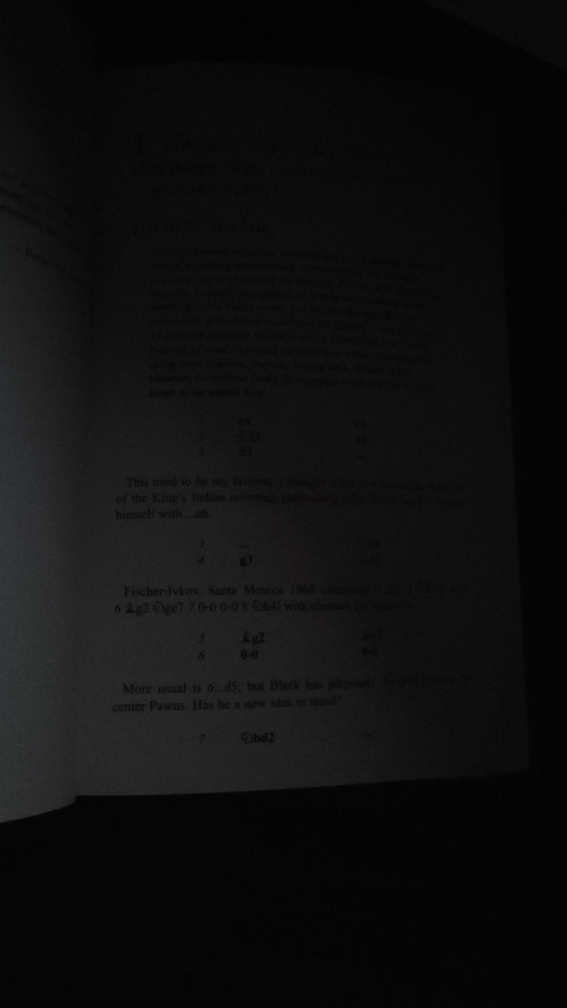
#> input picture ai-ml/page.jpg, 2268 x 4032 px (shown at 1/4 size)
$ python adaptiveThresholding.py
#> lines starting #> are read from the running program, lines starting #| are printed output that depends on the picture; after the words box and inside, x2 and y2 are one past the last pixel; in counts of white or black regions, pixels touching at a corner belong together
import cv2

img = cv2.imread('page.jpg')
#> img is the input picture: shape (4032, 2268, 3); mean B, G, R 15.1, 15, 15
img = cv2.cvtColor(img, cv2.COLOR_BGR2GRAY)
#> img: shape (4032, 2268)
img = cv2.resize(img, (560, 900))
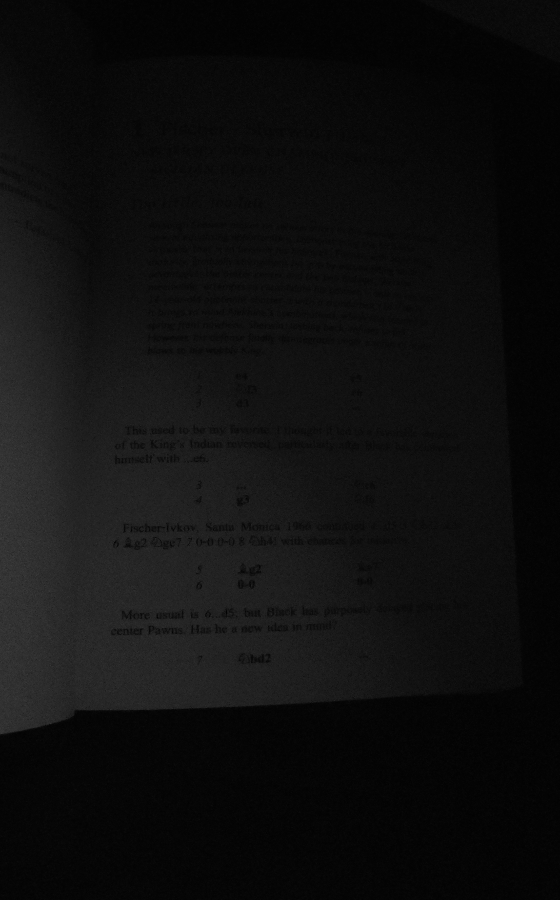
#> img: shape (900, 560); min 1, max 62, mean 14.9

_, result = cv2.threshold(img, 20, 255, cv2.THRESH_BINARY)
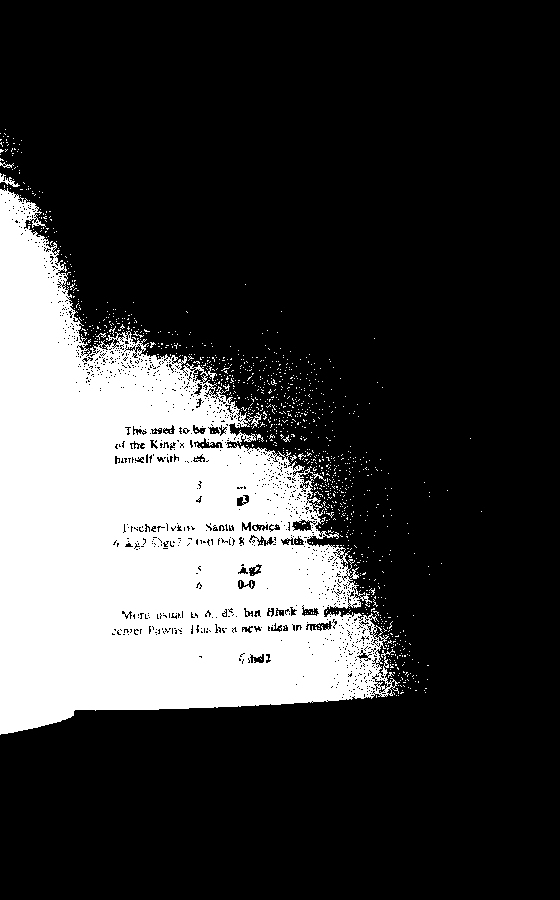
#> result: shape (900, 560); 23.5% white; 1077 white regions (1068 under 20 px), largest, box (x1, y1, x2, y2) and area: (0, 188, 400, 735) 115997, (0, 173, 20, 187) 94, (251, 412, 262, 429) 58

adaptive_result = cv2.adaptiveThreshold(img, 255, cv2.ADAPTIVE_THRESH_GAUSSIAN_C, cv2.THRESH_BINARY, 25, 5)
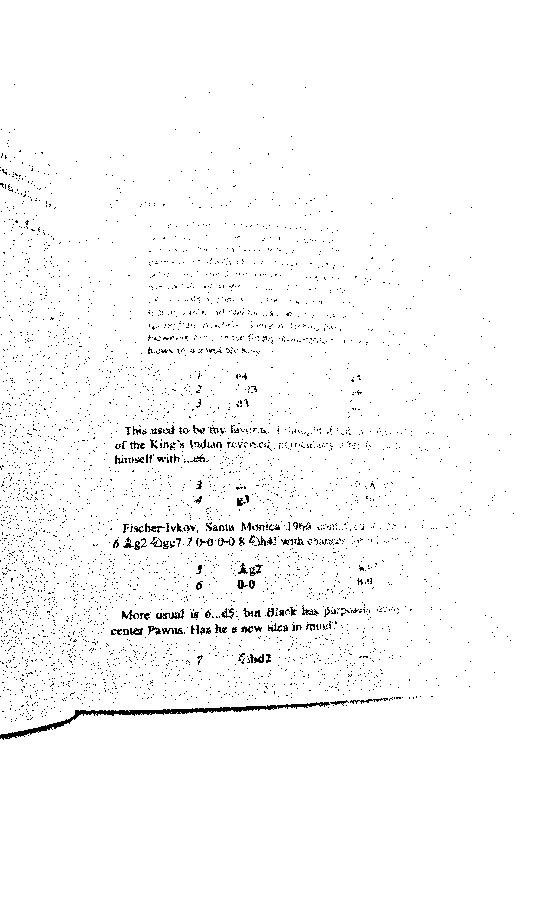
#> adaptive_result: shape (900, 560); 97.9% white; black in thin lines or dots, all inside (x1, y1, x2, y2) = (0, 84, 514, 740)

cv2.imshow('result', result)
cv2.imshow('adaptive result', adaptive_result)
cv2.imshow('original', img)
cv2.waitKey(0)

$ run again, with ai-ml/vjuNp.jpg copied over ai-ml/page.jpg
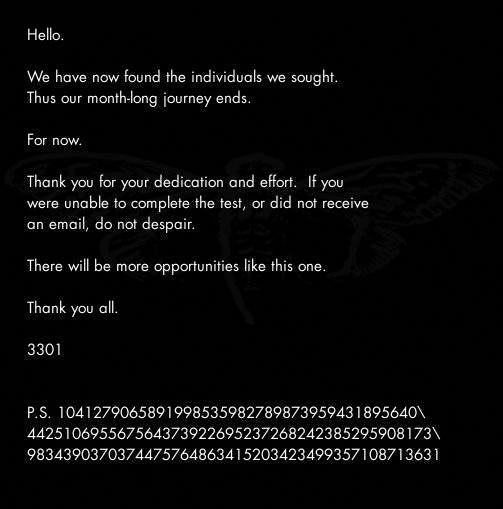
#> input picture ai-ml/vjuNp.jpg, 503 x 509 px
#> img is the input picture: shape (509, 503, 3); min 0, max 255, mean 10.5
#> `_, result = cv2.threshold(img, 20, 255, cv2.THRESH_BINARY)`:
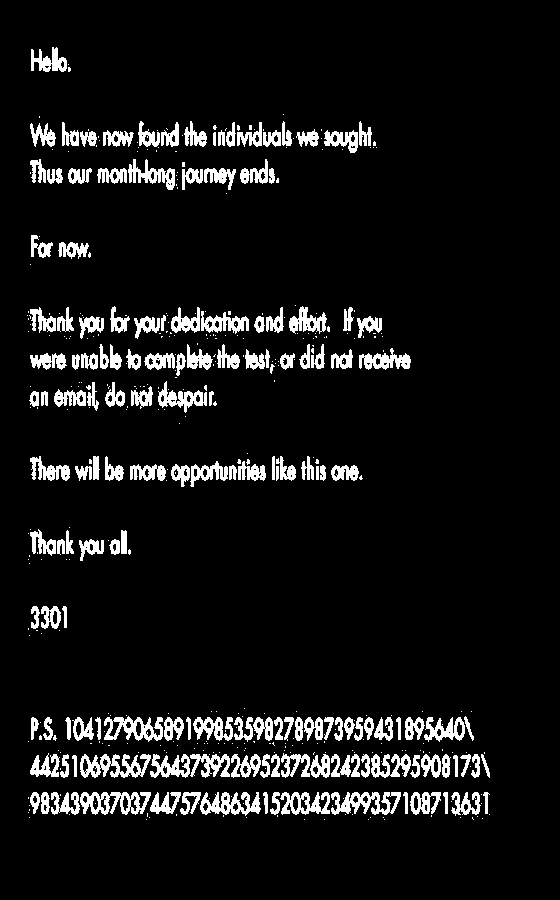
#> result: shape (900, 560); 7.9% white; 475 white regions (320 under 20 px), largest, box (x1, y1, x2, y2) and area: (80, 754, 151, 778) 918, (80, 792, 151, 815) 905, (331, 792, 401, 815) 883
#> `adaptive_result = cv2.adaptiveThreshold(img, 255, cv2.ADAPTIVE_THRESH_..`:
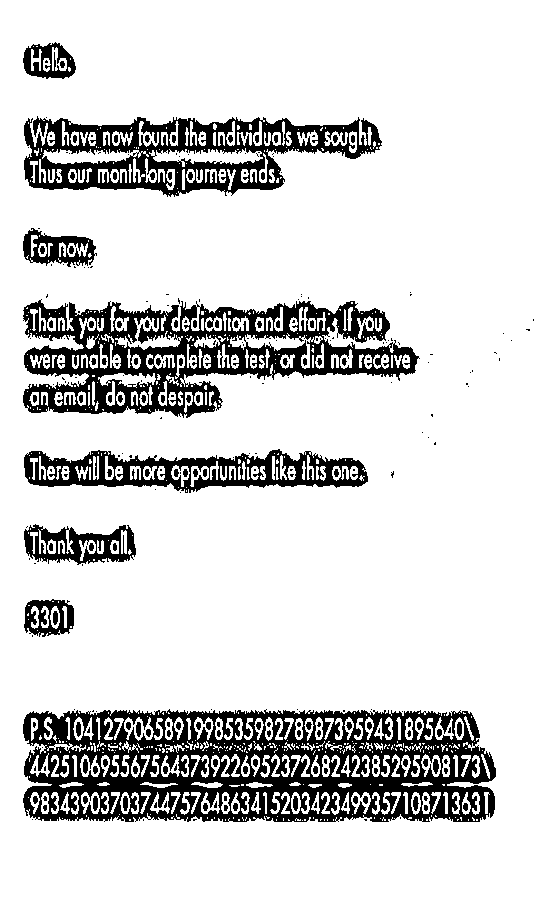
#> adaptive_result: shape (900, 560); 83.9% white; 286 black regions (173 under 20 px), largest, box (x1, y1, x2, y2) and area: (23, 709, 496, 822) 32126, (23, 299, 420, 418) 19509, (24, 116, 382, 197) 12588

$ run again, with ai-ml/bcda721a-06d4-45cd-85d4-cfba05886762.png saved as ai-ml/page.jpg
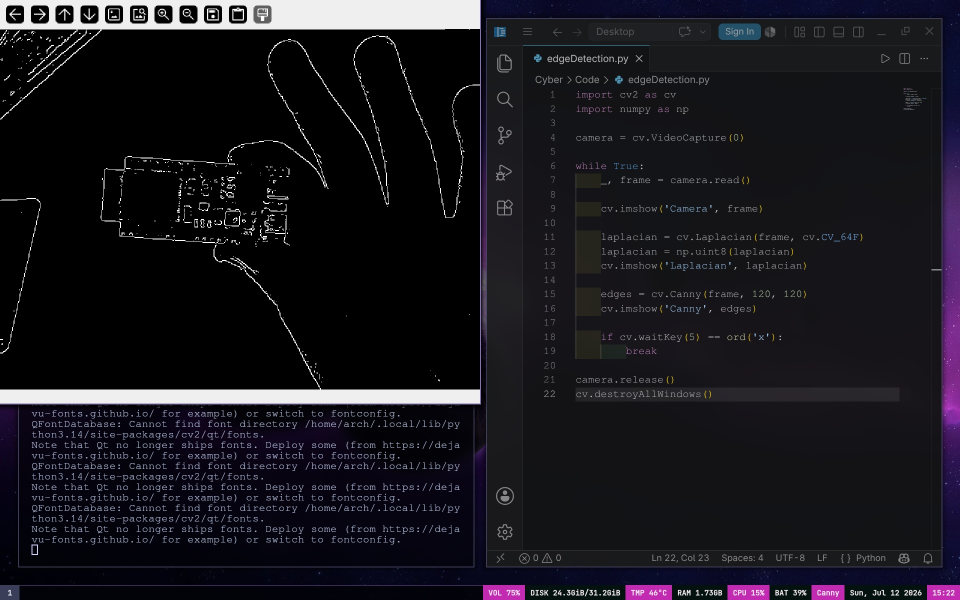
#> input picture ai-ml/bcda721a-06d4-45cd-85d4-cfba05886762.png, 1920 x 1200 px (shown at 1/2 size)
#> img is the input picture: shape (1200, 1920, 3); mean B, G, R 29.6, 23.3, 24.8
#> `_, result = cv2.threshold(img, 20, 255, cv2.THRESH_BINARY)`:
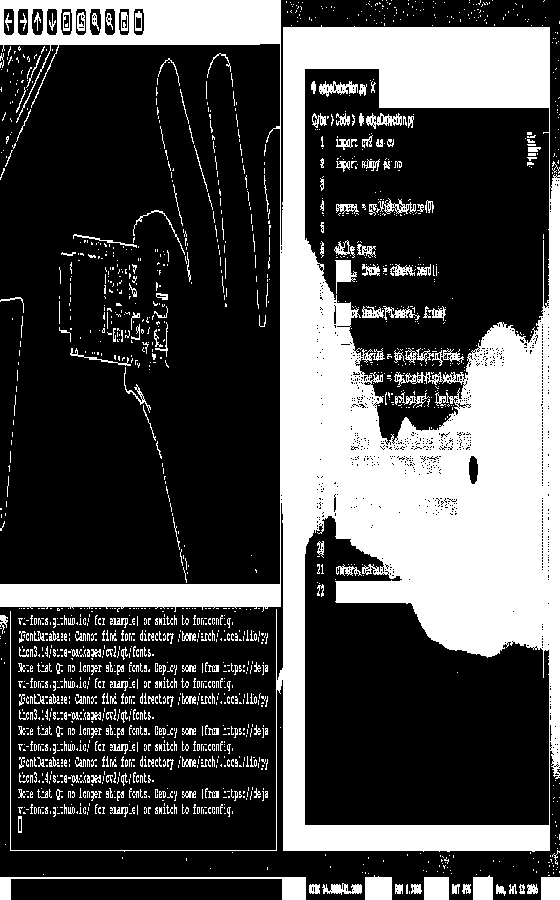
#> result: shape (900, 560); 30.1% white; 1708 white regions (1465 under 20 px), largest, box (x1, y1, x2, y2) and area: (0, 0, 560, 852) 127789, (0, 877, 306, 900) 1347, (365, 875, 392, 900) 624
#> `adaptive_result = cv2.adaptiveThreshold(img, 255, cv2.ADAPTIVE_THRESH_..`:
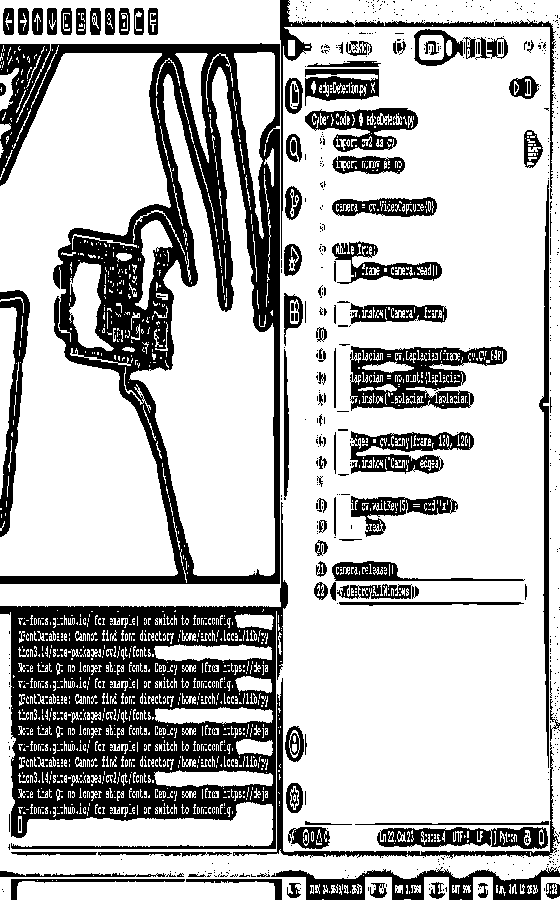
#> adaptive_result: shape (900, 560); 73.4% white; 688 black regions (579 under 20 px), largest, box (x1, y1, x2, y2) and area: (0, 502, 288, 849) 41819, (0, 43, 280, 584) 39002, (350, 346, 507, 411) 5363
